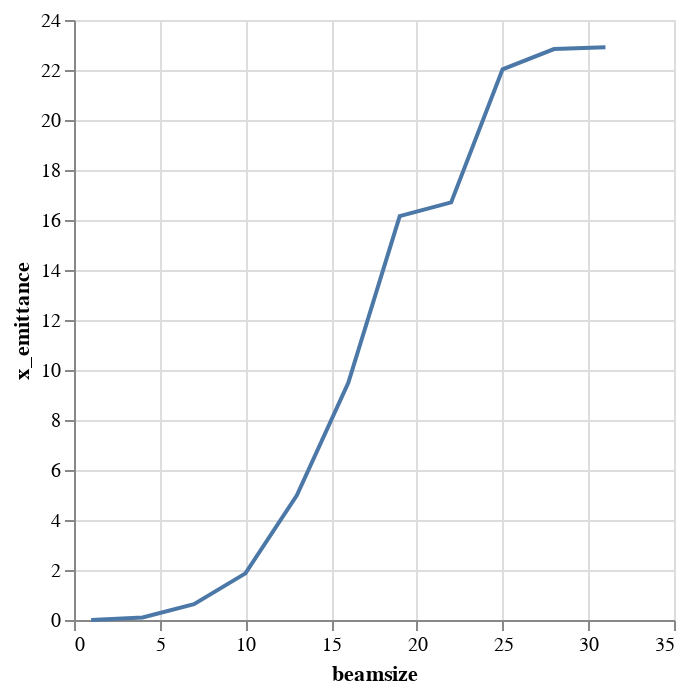

Notebook code for this chart:
### Markdown cell above
## Plots

### Code cell
alt.Chart(emit_df).mark_line().encode(
    x='beamsize',
    y='x_emittance',
)

### Figure 1 — Vega-Lite specification as saved in the notebook (floating-point values rounded to 4 significant figures)
{"$schema": "https://vega.github.io/schema/vega-lite/v1.2.1.json", "data": {"values": [{"beamsize": 1, "losses": 0, "relbeta": 0.002308, "sourceID": 16777217, "sourceName": "bs_1", "x_emittance": 0.002868, "x_norm_emittance": 6.62e-06, "y_emittance": 7.938e-06, "y_norm_emittance": 1.832e-08}, {"beamsize": 4, "losses": 0, "relbeta": 0.002308, "sourceID": 16777218, "sourceName": "bs_4", "x_emittance": 0.1042, "x_norm_emittance": 0.0002406, "y_emittance": 0.0008403, "y_norm_emittance": 1.94e-06}, {"beamsize": 7, "losses": 0, "relbeta": 0.002308, "sourceID": 16777219, "sourceName": "bs_7", "x_emittance": 0.632, "x_norm_emittance": 0.001459, "y_emittance": 0.006782, "y_norm_emittance": 1.566e-05}, {"beamsize": 10, "losses": 0, "relbeta": 0.002308, "sourceID": 16777220, "sourceName": "bs_10", "x_emittance": 1.866, "x_norm_emittance": 0.004307, "y_emittance": 0.07588, "y_norm_emittance": 0.0001752}, {"beamsize": 13, "losses": 2, "relbeta": 0.002308, "sourceID": 16777221, "sourceName": "bs_13", "x_emittance": 4.984, "x_norm_emittance": 0.01151, "y_emittance": 0.1732, "y_norm_emittance": 0.0003998}, {"beamsize": 16, "losses": 13, "relbeta": 0.002308, "sourceID": 16777222, "sourceName": "bs_16", "x_emittance": 9.491, "x_norm_emittance": 0.02191, "y_emittance": 0.3577, "y_norm_emittance": 0.0008257}, {"beamsize": 19, "losses": 38, "relbeta": 0.002308, "sourceID": 16777223, "sourceName": "bs_19", "x_emittance": 16.16, "x_norm_emittance": 0.0373, "y_emittance": 0.9717, "y_norm_emittance": 0.002243}, {"beamsize": 22, "losses": 64, "relbeta": 0.002308, "sourceID": 16777224, "sourceName": "bs_22", "x_emittance": 16.7, "x_norm_emittance": 0.03856, "y_emittance": 5.506, "y_norm_emittance": 0.01271}, {"beamsize": 25, "losses": 117, "relbeta": 0.002308, "sourceID": 16777225, "sourceName": "bs_25", "x_emittance": 22.03, "x_norm_emittance": 0.05085, "y_emittance": 5.34, "y_norm_emittance": 0.01233}, {"beamsize": 28, "losses": 163, "relbeta": 0.002308, "sourceID": 16777226, "sourceName": "bs_28", "x_emittance": 22.84, "x_norm_emittance": 0.05272, "y_emittance": 7.541, "y_norm_emittance": 0.01741}, {"beamsize": 31, "losses": 200, "relbeta": 0.002308, "sourceID": 16777227, "sourceName": "bs_31", "x_emittance": 22.91, "x_norm_emittance": 0.05289, "y_emittance": 11.17, "y_norm_emittance": 0.02578}]}, "encoding": {"x": {"field": "beamsize", "type": "quantitative"}, "y": {"field": "x_emittance", "type": "quantitative"}}, "mark": "line"}
